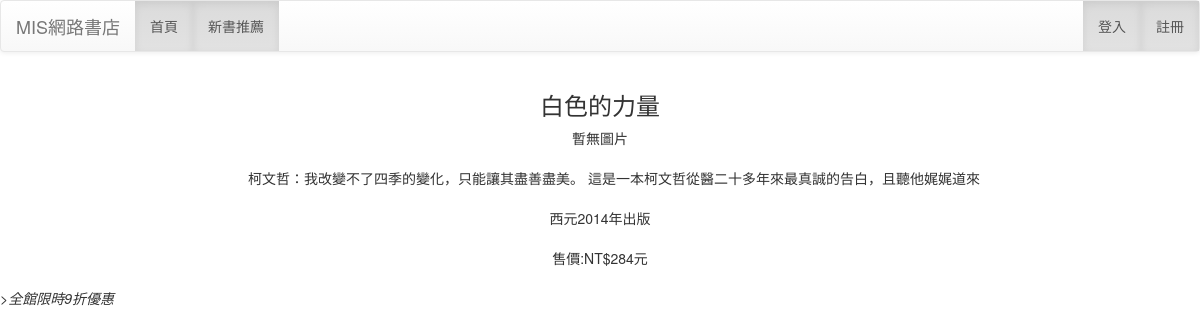
The page /detail/2/ on the database its author committed.
### mainsite/models.py (models this page shows)
class Product(models.Model):
    publishing = models.ForeignKey(Publishing , on_delete=models.SET_DEFAULT ,default='3')
    name= models.CharField(default='書名', max_length=20, verbose_name ='書籍名稱',null=True)
    author = models.CharField(max_length=15, default='作者姓名',verbose_name='書籍作者')
    description = models.TextField(default='暫時無說明',verbose_name ='書籍簡介')
    year = models.PositiveIntegerField(default=2016,verbose_name ='出版年')
    price = models.PositiveIntegerField(default=0,verbose_name ='價格')

### mainsite/views.py (the view)
# urls.py: path('detail/<int:id>/', detail, name='detail-url'),
def detail(request,id):
	try:
		product=Product.objects.get(id = id)
		images=PPhoto.objects.filter(product=product)
	except:
		pass
	return render(request,'detail.html',locals())

### templates/detail.html (shortened to what this page needs)
{% extends 'base.html' %}
{% block content %}
<div class='container' align=center>
{% if product %}
<table>
	<tr><td align=center><h3>{{ product.name }}</h3></td></tr>
		{% for image in images %}
		{% if forloop.first %}
			<tr><td align=center>
		{% endif %}
			<img src='{{image.url}}'width=350><br>
		{% if forloop.last %}
			</td></tr>
		{% endif %}
	{% empty %}
		<tr><td align=center>暫無圖片</td></tr>
	{% endfor %}
	<tr><td align=center><br>   &emsp;&emsp;{{ product.description }}</td></tr>
	<tr><td align=center><br>西元{{ product.year }}年出版</td></tr>
	<tr><td align=center><br>售價:NT${{ product.price }}元</td></tr>
</table>
{% else %}
<h2>找不到此書</h2>
{% endif %}
</div>
{% endblock %}

### rows shown on the page
Product: name "白色的力量", description "柯文哲：我改變不了四季的變化，只能讓其盡善盡美。 這是一本柯文哲從醫二十多年來最真誠的告白，且聽他娓娓道來", year "2014", price "284"
